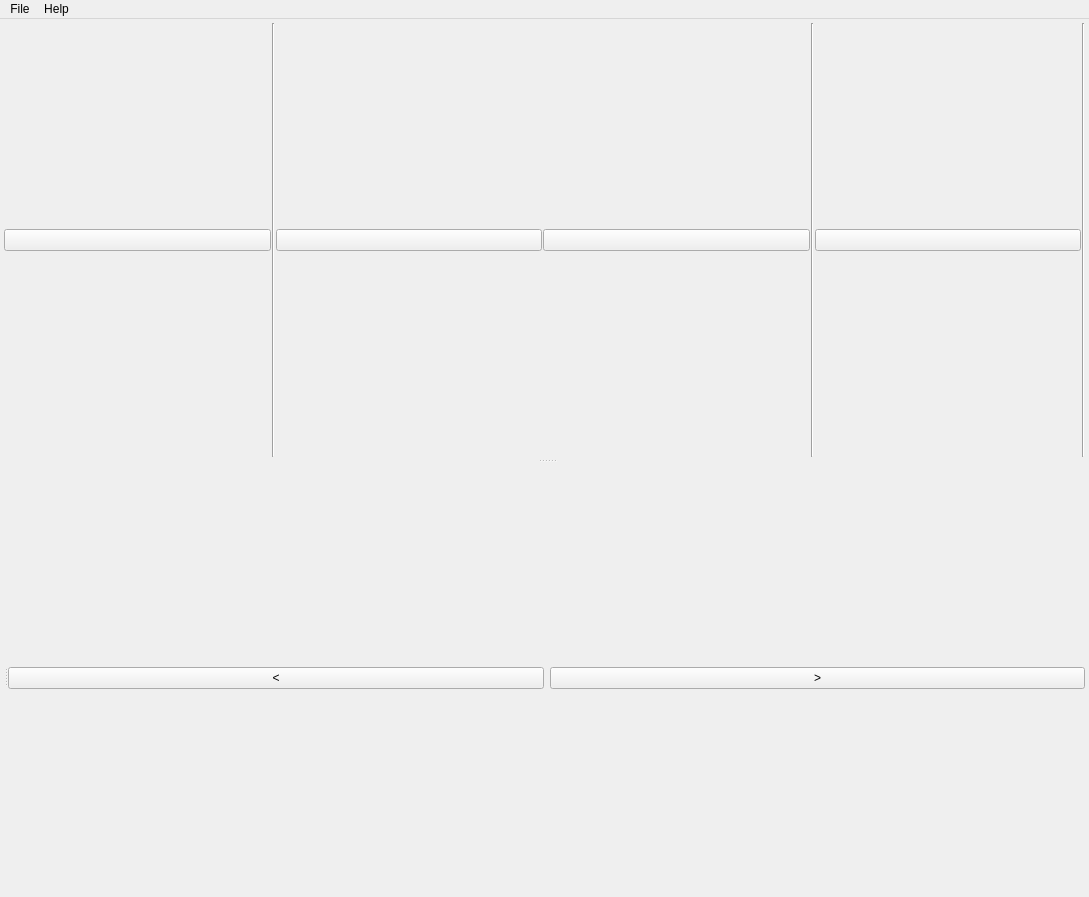
<?xml version="1.0" encoding="UTF-8"?>
<ui version="4.0">
 <class>MainWindow</class>
 <widget class="QMainWindow" name="MainWindow">
  <property name="geometry">
   <rect>
    <x>0</x>
    <y>0</y>
    <width>1089</width>
    <height>897</height>
   </rect>
  </property>
  <widget class="QWidget" name="centralwidget">
   <layout class="QGridLayout" name="gridLayout">
    <property name="leftMargin">
     <number>4</number>
    </property>
    <property name="topMargin">
     <number>4</number>
    </property>
    <property name="rightMargin">
     <number>4</number>
    </property>
    <property name="bottomMargin">
     <number>4</number>
    </property>
    <property name="spacing">
     <number>2</number>
    </property>
    <item row="1" column="0">
     <widget class="QSplitter" name="splitter_horizontal">
      <property name="orientation">
       <enum>Qt::Horizontal</enum>
      </property>
      <property name="childrenCollapsible">
       <bool>false</bool>
      </property>
      <widget class="QWidget" name="layoutWidget">
       <layout class="QVBoxLayout" name="verticalLayout">
        <property name="sizeConstraint">
         <enum>QLayout::SetMaximumSize</enum>
        </property>
       </layout>
      </widget>
      <widget class="QSplitter" name="splitter_vertical">
       <property name="orientation">
        <enum>Qt::Vertical</enum>
       </property>
       <property name="childrenCollapsible">
        <bool>false</bool>
       </property>
       <widget class="QWidget" name="layoutWidget">
        <layout class="QHBoxLayout" name="horizontalLayout_entries"/>
       </widget>
       <widget class="QWidget" name="layoutWidget">
        <layout class="QVBoxLayout" name="verticalLayout_2">
         <item>
          <layout class="QHBoxLayout" name="horizontalLayout">
           <item>
            <widget class="QPushButton" name="pb_previous">
             <property name="text">
              <string>&lt;</string>
             </property>
            </widget>
           </item>
           <item>
            <widget class="QPushButton" name="pb_next">
             <property name="text">
              <string>&gt;</string>
             </property>
            </widget>
           </item>
          </layout>
         </item>
         <item>
          <layout class="QVBoxLayout" name="layout_entry">
           <property name="sizeConstraint">
            <enum>QLayout::SetMinimumSize</enum>
           </property>
          </layout>
         </item>
        </layout>
       </widget>
      </widget>
     </widget>
    </item>
    <item row="0" column="0">
     <layout class="QHBoxLayout" name="horizontalLayout_buttons">
      <property name="spacing">
       <number>1</number>
      </property>
      <item>
       <widget class="QPushButton" name="pb_update_feeds">
        <property name="text">
         <string/>
        </property>
        <property name="iconSize">
         <size>
          <width>20</width>
          <height>20</height>
         </size>
        </property>
       </widget>
      </item>
      <item>
       <widget class="Line" name="line_2">
        <property name="orientation">
         <enum>Qt::Vertical</enum>
        </property>
       </widget>
      </item>
      <item>
       <widget class="QPushButton" name="pb_new_feed">
        <property name="text">
         <string/>
        </property>
        <property name="iconSize">
         <size>
          <width>20</width>
          <height>20</height>
         </size>
        </property>
       </widget>
      </item>
      <item>
       <widget class="QPushButton" name="pb_new_category">
        <property name="text">
         <string/>
        </property>
        <property name="iconSize">
         <size>
          <width>20</width>
          <height>20</height>
         </size>
        </property>
       </widget>
      </item>
      <item>
       <widget class="Line" name="line_3">
        <property name="orientation">
         <enum>Qt::Vertical</enum>
        </property>
       </widget>
      </item>
      <item>
       <widget class="QPushButton" name="pb_settings">
        <property name="enabled">
         <bool>true</bool>
        </property>
        <property name="text">
         <string/>
        </property>
        <property name="iconSize">
         <size>
          <width>20</width>
          <height>20</height>
         </size>
        </property>
       </widget>
      </item>
      <item>
       <widget class="Line" name="line">
        <property name="orientation">
         <enum>Qt::Vertical</enum>
        </property>
       </widget>
      </item>
     </layout>
    </item>
   </layout>
  </widget>
  <widget class="QMenuBar" name="menubar">
   <property name="geometry">
    <rect>
     <x>0</x>
     <y>0</y>
     <width>1089</width>
     <height>22</height>
    </rect>
   </property>
   <widget class="QMenu" name="menuFile">
    <property name="title">
     <string>File</string>
    </property>
    <addaction name="actionNewFeed"/>
    <addaction name="actionNewCategory"/>
    <addaction name="separator"/>
    <addaction name="actionImportChannels"/>
    <addaction name="actionExportChannels"/>
    <addaction name="separator"/>
    <addaction name="actionSettings"/>
    <addaction name="separator"/>
    <addaction name="actionQuit"/>
   </widget>
   <widget class="QMenu" name="menuHelp">
    <property name="title">
     <string>Help</string>
    </property>
    <addaction name="actionCheck_for_updates"/>
    <addaction name="separator"/>
    <addaction name="actionShortcuts"/>
    <addaction name="actionStatistics"/>
    <addaction name="separator"/>
    <addaction name="actionAbout"/>
   </widget>
   <addaction name="menuFile"/>
   <addaction name="menuHelp"/>
  </widget>
  <action name="actionNewFeed">
   <property name="text">
    <string>New Channel</string>
   </property>
  </action>
  <action name="actionQuit">
   <property name="text">
    <string>Quit</string>
   </property>
  </action>
  <action name="actionSettings">
   <property name="text">
    <string>Settings</string>
   </property>
  </action>
  <action name="actionNewCategory">
   <property name="text">
    <string>New Category</string>
   </property>
  </action>
  <action name="actionAbout">
   <property name="text">
    <string>About</string>
   </property>
  </action>
  <action name="actionCheck_for_updates">
   <property name="text">
    <string>Check for Updates</string>
   </property>
  </action>
  <action name="actionShortcuts">
   <property name="text">
    <string>Shortcuts</string>
   </property>
  </action>
  <action name="actionExportChannels">
   <property name="text">
    <string>Export Channels</string>
   </property>
  </action>
  <action name="actionImportChannels">
   <property name="text">
    <string>Import Channels</string>
   </property>
  </action>
  <action name="actionStatistics">
   <property name="text">
    <string>Statistics</string>
   </property>
  </action>
 </widget>
 <resources/>
 <connections/>
</ui>
